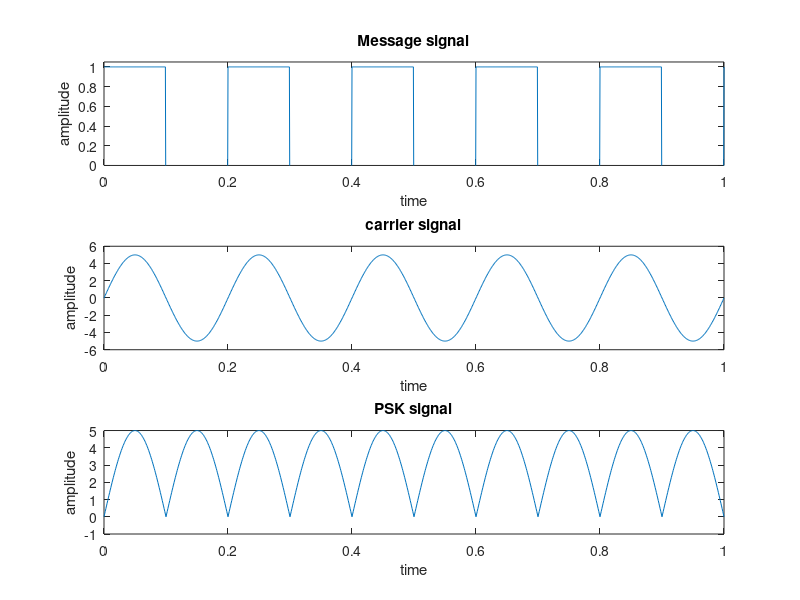

MATLAB code for this plot:
clc;
clear all;
close all;

fm=input('Enter the frequency of the message signal= ');
fc=input('Enter the frequency of the carrier signal= ');
m=input('Enter the amplitude of the both message and carrier signal= ');
t=0:0.001:1;
mt=square(2*pi*fm*t);
ct=m.*sin(2*pi*fc*t); % change colon to semicolon here
psk=mt.*ct;
subplot(311);
plot(t,mt);
axis([0 1 0 1.05]);
title('Message signal');
xlabel('time');
ylabel('amplitude');

subplot(312);
plot(t,ct);
title('carrier signal');
xlabel('time');
ylabel('amplitude');

subplot(313);
plot(t,psk);
title('PSK signal');
xlabel('time');
ylabel('amplitude');

